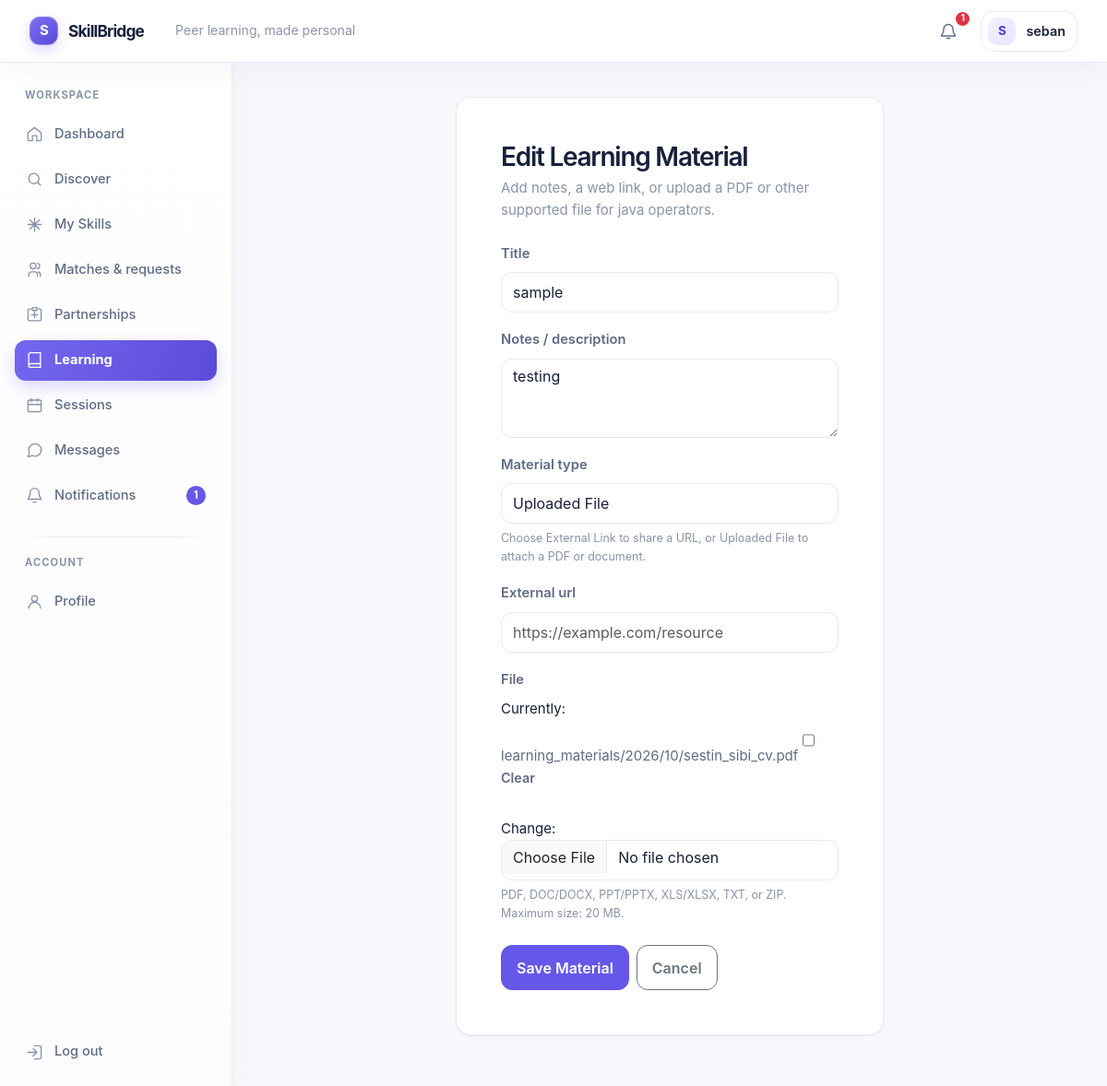
Screenshot of /learning/materials/1/edit/ (signed in) with the database file from the repository.
### accounts/models.py (models this page shows, shortened)
class User(AbstractUser):
    class Role(models.TextChoices):
        STUDENT = 'STUDENT', 'Student'
        ADMIN = 'ADMIN', 'Admin'
    role = models.CharField(max_length=10, choices=Role.choices, default=Role.STUDENT)
    objects = SkillBridgeUserManager()

### learning/models.py (models this page shows, shortened)
class Lesson(models.Model):
	class Status(models.TextChoices):
		PENDING = 'PENDING', 'Pending'
		IN_PROGRESS = 'IN_PROGRESS', 'In Progress'
		COMPLETED = 'COMPLETED', 'Completed'
	learning_plan = models.ForeignKey(
		LearningPlan,
		on_delete=models.CASCADE,
		related_name='lessons',
	)
	title = models.CharField(max_length=160)
	description = models.TextField(blank=True)
	order = models.PositiveSmallIntegerField(validators=[MinValueValidator(1)])
	estimated_duration = models.PositiveSmallIntegerField(
		null=True,
		blank=True,
		validators=[MinValueValidator(1)],
		help_text='Estimated duration in minutes.',
	)
	status = models.CharField(max_length=12, choices=Status.choices, default=Status.PENDING)
	created_at = models.DateTimeField(auto_now_add=True)
	updated_at = models.DateTimeField(auto_now=True)
	class Meta:
		ordering = ('order', 'pk')
		constraints = [
			models.UniqueConstraint(fields=('learning_plan', 'order'), name='lesson_plan_order_uniq'),
		]

class LearningMaterial(models.Model):
	class MaterialType(models.TextChoices):
		LINK = 'LINK', 'External Link'
		FILE = 'FILE', 'Uploaded File'
	lesson = models.ForeignKey(Lesson, on_delete=models.CASCADE, related_name='materials')
	title = models.CharField(max_length=160)
	description = models.TextField(blank=True)
	material_type = models.CharField(max_length=4, choices=MaterialType.choices)
	external_url = models.URLField(blank=True)
	file = models.FileField(
		upload_to='learning_materials/%Y/%m/',
		blank=True,
		validators=[
			FileExtensionValidator(
				allowed_extensions=['pdf', 'doc', 'docx', 'ppt', 'pptx', 'xls', 'xlsx', 'txt', 'zip'],
			),
			validate_learning_material_size,
		],
	)
	created_by = models.ForeignKey(
		settings.AUTH_USER_MODEL,
		on_delete=models.PROTECT,
		related_name='created_learning_materials',
	)
	created_at = models.DateTimeField(auto_now_add=True)
	updated_at = models.DateTimeField(auto_now=True)
	class Meta:
		ordering = ('created_at', 'pk')

### learning/views.py (the view, shortened to what this page needs)
# urls.py: path('materials/<int:pk>/edit/', LearningMaterialUpdateView.as_view(), name='material-edit'),
class LearningMaterialUpdateView(StudentRequiredMixin, TeacherMaterialQuerysetMixin, UpdateView):
	model = LearningMaterial
	form_class = LearningMaterialForm
	template_name = 'learning/material_form.html'
	def get_form_kwargs(self):
		kwargs = super().get_form_kwargs()
		kwargs.update(teacher=self.request.user, lesson=self.object.lesson)
		return kwargs
	def get_context_data(self, **kwargs):
		context = super().get_context_data(**kwargs)
		context['lesson'] = self.object.lesson
		return context

### templates/learning/material_form.html (shortened to what this page needs)
{% extends 'base.html' %}
{% block content %}
<section class="auth-panel mx-auto p-4 p-md-5">
    <h1 class="h3 fw-semibold mb-1">{% if object %}Edit Learning Material{% else %}Add Learning Material{% endif %}</h1>
    <p class="text-secondary mb-4">Add notes, a web link, or upload a PDF or other supported file for {{ lesson.title }}.</p>
    <form method="post" enctype="multipart/form-data" novalidate>
        {% for field in form %}
            <div class="mb-3">
                <label class="form-label" for="{{ field.id_for_label }}">{{ field.label }}</label>
                {{ field }}
                {% if field.name == 'material_type' %}<div class="form-text">Choose External Link to share a URL, or Uploaded File to attach a PDF or document.</div>{% endif %}
                {% if field.name == 'file' %}<div class="form-text">PDF, DOC/DOCX, PPT/PPTX, XLS/XLSX, TXT, or ZIP. Maximum size: 20 MB.</div>{% endif %}
            </div>
        {% endfor %}
        <div class="d-flex gap-2 mt-4">
            <button class="btn btn-primary" type="submit">Save Material</button>
            <a class="btn btn-outline-secondary" href="{% url 'learning:lesson-detail' lesson.pk %}">Cancel</a>
        </div>
    </form>
</section>
{% endblock %}

### templates/base.html (shortened to what this page needs)
{% load static %}
<!doctype html>
<html lang="en">
<head>
    <link href="https://cdn.jsdelivr.net/npm/bootstrap@5.3.3/dist/css/bootstrap.min.css" rel="stylesheet">
    <link href="{% static 'css/base.css' %}" rel="stylesheet">
    <link href="{% static 'css/layout.css' %}?v=20261005-2" rel="stylesheet">
    <link href="{% static 'css/components.css' %}" rel="stylesheet">
    <link href="{% static 'css/forms.css' %}" rel="stylesheet">
    <link href="{% static 'css/auth.css' %}" rel="stylesheet">
    <link href="{% static 'css/profile.css' %}?v=20261005-2" rel="stylesheet">
    <link href="{% static 'css/skills.css' %}?v=20261005-1" rel="stylesheet">
    <link href="{% static 'css/matching.css' %}?v=20261005-3" rel="stylesheet">
    <link href="{% static 'css/learning.css' %}?v=20261005-5" rel="stylesheet">
    <link href="{% static 'css/chat.css' %}?v=20261005-1" rel="stylesheet">
    <link href="{% static 'css/notifications.css' %}?v=20261005-1" rel="stylesheet">
    <link href="{% static 'css/responsive.css' %}" rel="stylesheet">
</head>
<body class="{% if user.is_authenticated %}app-body{% else %}public-body{% endif %}{% if request.resolver_match.url_name == 'home' and user.is_authenticated and user.role == 'STUDENT' %} student-dashboard-body{% endif %}">
{% if user.is_authenticated %}
    <div class="app-frame">
        <header class="topbar">
            <div class="topbar-main">
                <a class="brand" href="{% url 'home' %}" aria-label="SkillBridge home">
                    <span class="brand-symbol" aria-hidden="true">S</span>
                    <span>SkillBridge</span>
                </a>
                <span class="topbar-context">{% block page_context %}Peer learning, made personal{% endblock %}</span>
            </div>
            <div class="topbar-actions">
                {% if user.role == 'STUDENT' %}
                    <a class="icon-button notification-button" href="{% url 'notifications' %}" aria-label="Notifications{% if unread_notification_count %}, {{ unread_notification_count }} unread{% endif %}">
                        <svg viewBox="0 0 24 24" aria-hidden="true"><path d="M18 9a6 6 0 0 0-12 0c0 7-3 7-3 9h18c0-2-3-2-3-9M10 21h4"/></svg>
                        {% if unread_notification_count %}<span class="badge text-bg-danger notification-dot" aria-label="{{ unread_notification_count }} unread notifications">{{ unread_notification_count }}</span>{% endif %}
                    </a>
                    <a class="profile-chip" href="{% url 'profile-detail' %}">
                        {% if user.student_profile.profile_photo %}
                            <img class="avatar avatar-photo" src="{{ user.student_profile.profile_photo.url }}" alt="">
                        {% else %}
                            <span class="avatar" aria-hidden="true">{{ user.username|first|upper }}</span>
                        {% endif %}
                        <span class="profile-chip-name">{{ user.username }}</span>
                    </a>
                {% elif user.role == 'ADMIN' %}
                    <a class="profile-chip" href="{% url 'admin_dashboard:overview' %}">
                        <span class="avatar" aria-hidden="true">{{ user.username|first|upper }}</span>
                        <span class="profile-chip-name">{{ user.username }}</span>
                    </a>
                {% endif %}
            </div>
        </header>
        <aside class="sidebar" id="app-sidebar" aria-label="Main navigation">
            <div class="sidebar-inner">
                {% if user.role == 'STUDENT' %}
                    <p class="sidebar-label">Workspace</p>
                    <nav class="sidebar-nav">
                        <a class="sidebar-link {% if request.resolver_match.url_name == 'home' %}is-active{% endif %}" href="{% url 'home' %}" {% if request.resolver_match.url_name == 'home' %}aria-current="page"{% endif %}>
                            <svg viewBox="0 0 24 24" aria-hidden="true"><path d="m3 10 9-7 9 7v10a1 1 0 0 1-1 1h-5v-7H9v7H4a1 1 0 0 1-1-1z"/></svg><span>Dashboard</span>
                        </a>
                        <a class="sidebar-link " href="{% url 'matching:index' %}" >
                            <svg viewBox="0 0 24 24" aria-hidden="true"><circle cx="11" cy="11" r="7"/><path d="m20 20-4-4"/></svg><span>Discover</span>
                        </a>
                        <a class="sidebar-link {% if request.resolver_match.namespace == 'skills' %}is-active{% endif %}" href="{% url 'skills:index' %}" {% if request.resolver_match.namespace == 'skills' %}aria-current="page"{% endif %}>
                            <svg viewBox="0 0 24 24" aria-hidden="true"><path d="M12 3v18M3 12h18M5.6 5.6l12.8 12.8m0-12.8L5.6 18.4"/></svg><span>My Skills</span>
                        </a>
                        <a class="sidebar-link " href="{% url 'matching:requests' %}" >
                            <svg viewBox="0 0 24 24" aria-hidden="true"><path d="M16 21v-2a4 4 0 0 0-4-4H8a4 4 0 0 0-4 4v2m6-10a4 4 0 1 0 0-8 4 4 0 0 0 0 8m10 10v-2a4 4 0 0 0-3-3.87m-1-12.13a4 4 0 0 1 0 7.75"/></svg><span>Matches &amp; requests</span>
                        </a>
                        <a class="sidebar-link " href="{% url 'matching:partnerships' %}" >
                            <svg viewBox="0 0 24 24" aria-hidden="true"><path d="M8 12h8m-4-4v8M7 4H5a2 2 0 0 0-2 2v12a2 2 0 0 0 2 2h14a2 2 0 0 0 2-2V6a2 2 0 0 0-2-2h-2M9 2h6v4H9z"/></svg><span>Partnerships</span>
                        </a>
                        <a class="sidebar-link {% if request.resolver_match.namespace == 'learning' and request.resolver_match.url_name != 'sessions' and request.resolver_match.url_name != 'session-detail' and request.resolver_match.url_name != 'session-edit' and request.resolver_match.url_name != 'session-add' and request.resolver_match.url_name != 'session-delete' and request.resolver_match.url_name != 'session-status' %}is-active{% endif %}" href="{% url 'learning:directions' %}" {% if request.resolver_match.namespace == 'learning' and request.resolver_match.url_name != 'sessions' and request.resolver_match.url_name != 'session-detail' and request.resolver_match.url_name != 'session-edit' and request.resolver_match.url_name != 'session-add' and request.resolver_match.url_name != 'session-delete' and request.resolver_match.url_name != 'session-status' %}aria-current="page"{% endif %}>
                            <svg viewBox="0 0 24 24" aria-hidden="true"><path d="M4 19.5A2.5 2.5 0 0 1 6.5 17H20M6.5 2H20v20H6.5A2.5 2.5 0 0 1 4 19.5v-15A2.5 2.5 0 0 1 6.5 2Z"/></svg><span>Learning</span>
                        </a>
                        <a class="sidebar-link " href="{% url 'learning:sessions' %}" >
                            <svg viewBox="0 0 24 24" aria-hidden="true"><rect x="3" y="5" width="18" height="16" rx="2"/><path d="M16 3v4M8 3v4M3 11h18"/></svg><span>Sessions</span>
                        </a>
                        <a class="sidebar-link {% if request.resolver_match.namespace == 'chat' %}is-active{% endif %}" href="{% url 'chat:chat-list' %}" {% if request.resolver_match.namespace == 'chat' %}aria-current="page"{% endif %}>
                            <svg viewBox="0 0 24 24" aria-hidden="true"><path d="M21 11.5a8.4 8.4 0 0 1-.9 3.8 8.5 8.5 0 0 1-7.6 4.7 8.4 8.4 0 0 1-3.8-.9L3 21l1.9-5.7a8.4 8.4 0 0 1-.9-3.8A8.5 8.5 0 0 1 8.7 3.9a8.4 8.4 0 0 1 3.8-.9h.5a8.5 8.5 0 0 1 8 8z"/></svg><span>Messages</span>
                        </a>
                        <a class="sidebar-link " href="{% url 'notifications' %}" >
                            <svg viewBox="0 0 24 24" aria-hidden="true"><path d="M18 8a6 6 0 0 0-12 0c0 7-3 7-3 9h18c0-2-3-2-3-9m-8 13h4"/></svg><span>Notifications</span>
                            {% if unread_notification_count %}<span class="sidebar-count">{{ unread_notification_count }}</span>{% endif %}
                        </a>
                    </nav>
                    <div class="sidebar-divider"></div>
                    <p class="sidebar-label">Account</p>
                    <nav class="sidebar-nav">
                        <a class="sidebar-link " href="{% url 'profile-detail' %}" >
                            <svg viewBox="0 0 24 24" aria-hidden="true"><circle cx="12" cy="8" r="4"/><path d="M4 21a8 8 0 0 1 16 0"/></svg><span>Profile</span>
                        </a>
                    </nav>
                {% endif %}
                <div class="sidebar-footer">
                    <form method="post" action="{% url 'logout' %}">
                        <button class="sidebar-link sidebar-logout" type="submit">
                            <svg viewBox="0 0 24 24" aria-hidden="true"><path d="M10 17l5-5-5-5m5 5H3m9-9h6a3 3 0 0 1 3 3v12a3 3 0 0 1-3 3h-6"/></svg><span>Log out</span>
                        </button>
                    </form>
                </div>
            </div>
        </aside>
        <main class="main-area">
            <div class="content-wrap">
{% endif %}
{% block content %}{% endblock %}
{% if user.is_authenticated %}
            </div>
        </main>
    </div>
{% else %}
    </main>
    {% if request.resolver_match.url_name == 'home' %}
    <script src="{% static 'js/app.js' %}" defer></script>
    {% endif %}
{% endif %}
</body>
</html>

### rows the page displays
User: username|first "S", username "seban"
Lesson: title "java operators"
LearningMaterial: form "sample" "testing" "Uploaded File"

### other values shown
{{ unread_notification_count }} "1"
{{ field.label }} "Title" "Notes / description" "Material type" "External url" "File"
